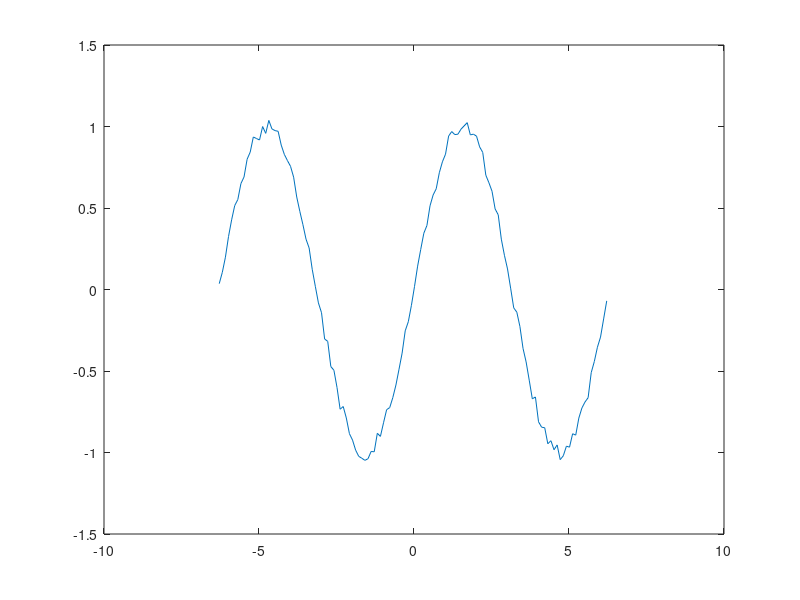

This chart was generated by the following MATLAB code:
% senoide corrompida por um ruido branco de 4%
% de -2pi at? 2pi 

x=-2*pi:0.1:2*pi;

percentualRuido=input('Amplitude percentual do ruido?');

funcao = sin(x);
amplitude = (max(funcao) - min(funcao))/2;

percentualRuido =  amplitude*percentualRuido/100;

ruido=rand(size(x))*2*percentualRuido - percentualRuido;

y=ruido + funcao;
plot(x,y);

%h = 2*pi*0.04